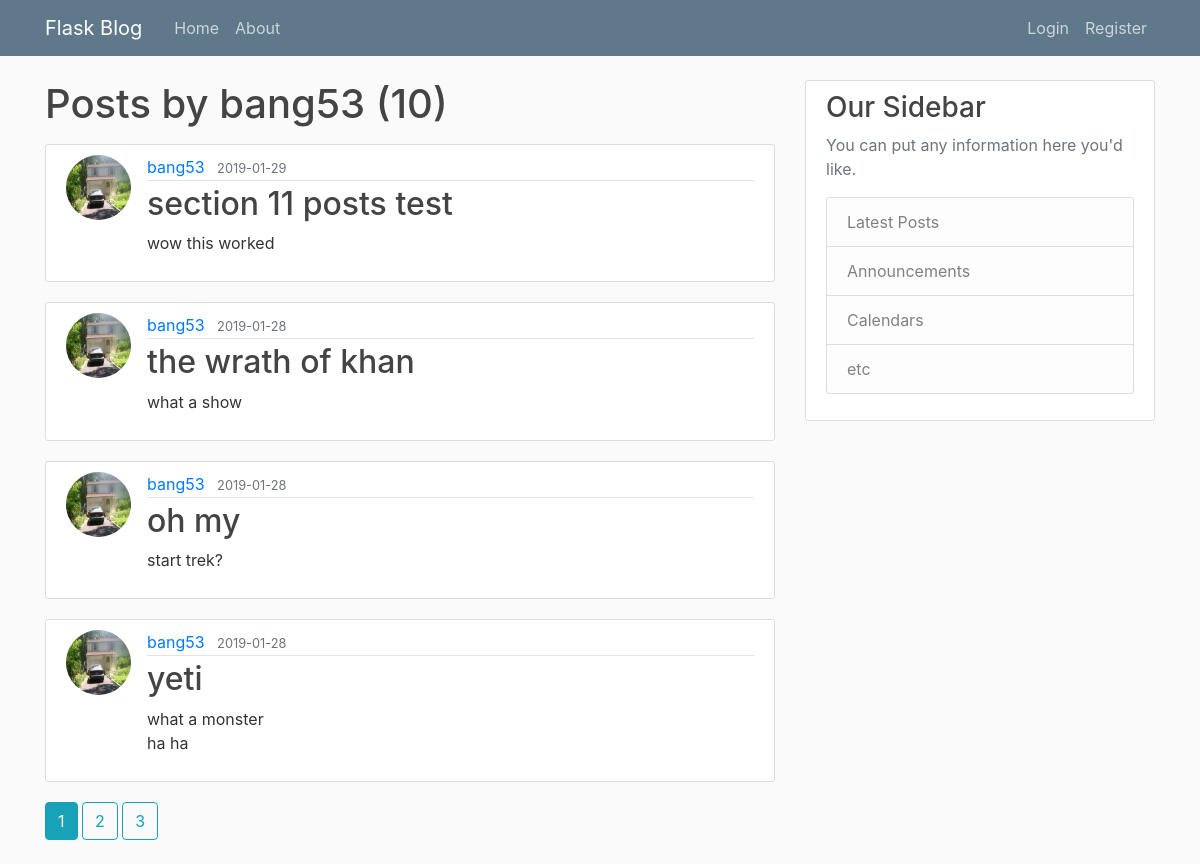
Screenshot of /user/bang53 with the database file from the repository.
### flaskblog/models.py (models this page shows, shortened)
class User(db.Model, UserMixin):
	id= db.Column(db.Integer, primary_key=True)
	username=db.Column(db.String(20), unique=True, nullable=False)
	email=db.Column(db.String(120), unique=True, nullable=False)
	image_file=db.Column(db.String(20),nullable=True, default='default.jpg') # has default image
	password=db.Column(db.String(60), nullable=False)
	post= db.relationship('Post', backref = 'author', lazy=True)
	pass

class Post(db.Model):
	id= db.Column(db.Integer, primary_key=True)
	title=db.Column(db.String(100),nullable=False)
	date_posted=db.Column(db.DateTime,nullable=False, default=datetime.utcnow)
	content=db.Column(db.Text(100),nullable=False)
	user_id= db.Column(db.Integer, db.ForeignKey('user.id'), nullable=False)
	pass

### flaskblog/users/routes.py (the view)
@users.route("/user/<string:username>")
def user_posts(username):
	page=request.args.get('page',1,type=int) # default is 1
	user= User.query.filter_by(username=username).first_or_404()
	posts=Post.query.filter_by(author=user)\
		.order_by(Post.date_posted.desc())\
		.paginate(page=page, per_page=4) # previousle used all()
	return render_template('user_posts.html',posts=posts,user=user)
	pass

### flaskblog/templates/user_posts.html
{% extends "layout.html" %}
{% block contentdata %}
	<h1 class="mb-3">Posts by {{ user.username}} ({{ posts.total }})</h1>
	{% for post in posts.items %}
		<article class="media content-section">
		  <img class="rounded-circle article-img", src="{{ url_for('static', filename='profile_pics/' + post.author.image_file) }}">
		  <div class="media-body">
		    <div class="article-metadata">
		      <a class="mr-2" href="{{ url_for('users.user_posts',username=post.author.username) }}">{{ post.author.username }}</a>
		      <small class="text-muted">{{ post.date_posted.strftime('%Y-%m-%d') }}</small>
		    </div>
		    <h2><a class="article-title" href="{{ url_for('posts.post',post_id = post.id) }}">{{ post.title }}</a></h2>
		    <p class="article-content">{{ post.content }}</p>
		  </div>
		</article>
	{% endfor %}
	{% for page_num in posts.iter_pages(left_edge=1, right_edge=1, left_current=1, right_current=3 ) %}
		{% if page_num %}
			{% if posts.page == page_num %}
				<a class="btn btn-info mb-4" href={{ url_for('users.user_posts',username=user.username,page=page_num) }}>{{ page_num }}</a>
			{% else %}
				<a class="btn btn-outline-info mb-4" href={{ url_for('users.user_posts',username=user.username,page=page_num) }}>{{ page_num }}</a>
			{% endif %}
		{% else %}	user_posts
,username=user.usernsme			...
		{% endif %}
	{% endfor %}
{% endblock contentdata %}

### flaskblog/static/main.css (style rules this page uses)
body { background: #fafafa; color: #333333; margin-top: 5rem; }
h1, h2, h3, h4, h5, h6 { color: #444444; }
.content-section { background: #ffffff; padding: 10px 20px; border: 1px solid #dddddd; border-radius: 3px; margin-bottom: 20px; }
.article-title { color: #444444; }
.article-content { white-space: pre-line; }
.article-img { height: 65px; width: 65px; margin-right: 16px; }
.article-metadata { padding-bottom: 1px; margin-bottom: 4px; border-bottom: 1px solid #e3e3e3 }

### rows the page displays
User: username "bang53"
Post: image_file (picture), author.username "bang53", date_posted "2019-01-29", title "section 11 posts test", content "wow this worked"
Post: image_file (picture), author.username "bang53", date_posted "2019-01-28", title "the wrath of khan", content "what a show"
Post: image_file (picture), author.username "bang53", date_posted "2019-01-28", title "oh my", content "start trek?"
Post: image_file (picture), author.username "bang53", date_posted "2019-01-28", title "yeti", content "what a monster ha ha"

### other values shown
{{ posts.total }} "10"
{{ page_num }} "1"
{{ page_num }} "2" "3"
